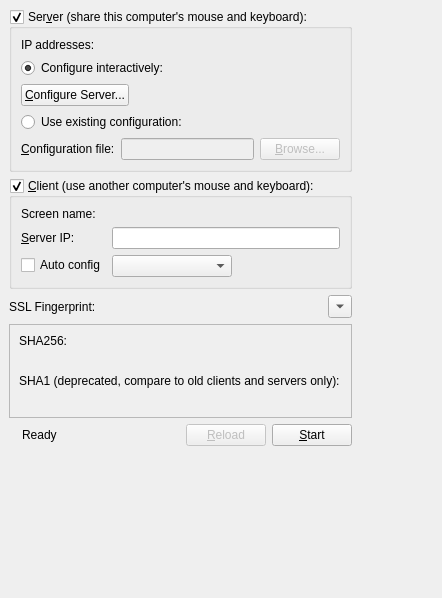
<?xml version="1.0" encoding="UTF-8"?>
<ui version="4.0">
 <class>MainWindowBase</class>
 <widget class="QMainWindow" name="MainWindowBase">
  <property name="geometry">
   <rect>
    <x>0</x>
    <y>0</y>
    <width>442</width>
    <height>598</height>
   </rect>
  </property>
  <property name="sizePolicy">
   <sizepolicy hsizetype="Fixed" vsizetype="Fixed">
    <horstretch>0</horstretch>
    <verstretch>0</verstretch>
   </sizepolicy>
  </property>
  <property name="windowTitle">
   <string>SKVM</string>
  </property>
  <widget class="QWidget" name="centralwidget">
   <layout class="QVBoxLayout" name="verticalLayout_2">
    <property name="sizeConstraint">
     <enum>QLayout::SetFixedSize</enum>
    </property>
    <item>
     <widget class="QGroupBox" name="m_pGroupServer">
      <property name="sizePolicy">
       <sizepolicy hsizetype="Preferred" vsizetype="Preferred">
        <horstretch>0</horstretch>
        <verstretch>0</verstretch>
       </sizepolicy>
      </property>
      <property name="title">
       <string>Ser&amp;ver (share this computer's mouse and keyboard):</string>
      </property>
      <property name="checkable">
       <bool>true</bool>
      </property>
      <property name="checked">
       <bool>true</bool>
      </property>
      <layout class="QVBoxLayout">
       <item>
        <layout class="QFormLayout" name="formLayout">
         <property name="fieldGrowthPolicy">
          <enum>QFormLayout::AllNonFixedFieldsGrow</enum>
         </property>
         <item row="0" column="0">
          <widget class="QLabel" name="label_2">
           <property name="text">
            <string>IP addresses:</string>
           </property>
          </widget>
         </item>
         <item row="0" column="1">
          <widget class="QLabel" name="m_pLabelIpAddresses">
           <property name="text">
            <string notr="true"/>
           </property>
          </widget>
         </item>
        </layout>
       </item>
       <item>
        <widget class="QRadioButton" name="m_pRadioInternalConfig">
         <property name="text">
          <string>Configure interactively:</string>
         </property>
         <property name="checked">
          <bool>true</bool>
         </property>
        </widget>
       </item>
       <item>
        <layout class="QHBoxLayout" name="horizontalLayout_4">
         <item>
          <widget class="QPushButton" name="m_pButtonConfigureServer">
           <property name="text">
            <string>&amp;Configure Server...</string>
           </property>
          </widget>
         </item>
         <item>
          <spacer>
           <property name="orientation">
            <enum>Qt::Horizontal</enum>
           </property>
           <property name="sizeHint" stdset="0">
            <size>
             <width>40</width>
             <height>20</height>
            </size>
           </property>
          </spacer>
         </item>
        </layout>
       </item>
       <item>
        <widget class="QRadioButton" name="m_pRadioExternalConfig">
         <property name="text">
          <string>Use existing configuration:</string>
         </property>
        </widget>
       </item>
       <item>
        <layout class="QHBoxLayout">
         <item>
          <widget class="QLabel" name="m_pLabelConfigurationFile">
           <property name="text">
            <string>&amp;Configuration file:</string>
           </property>
           <property name="buddy">
            <cstring>m_pLineEditConfigFile</cstring>
           </property>
          </widget>
         </item>
         <item>
          <widget class="QLineEdit" name="m_pLineEditConfigFile">
           <property name="enabled">
            <bool>false</bool>
           </property>
          </widget>
         </item>
         <item>
          <widget class="QPushButton" name="m_pButtonBrowseConfigFile">
           <property name="enabled">
            <bool>false</bool>
           </property>
           <property name="text">
            <string>&amp;Browse...</string>
           </property>
          </widget>
         </item>
        </layout>
       </item>
      </layout>
     </widget>
    </item>
    <item>
     <widget class="QGroupBox" name="m_pGroupClient">
      <property name="sizePolicy">
       <sizepolicy hsizetype="Preferred" vsizetype="Preferred">
        <horstretch>0</horstretch>
        <verstretch>0</verstretch>
       </sizepolicy>
      </property>
      <property name="title">
       <string>&amp;Client (use another computer's mouse and keyboard):</string>
      </property>
      <property name="checkable">
       <bool>true</bool>
      </property>
      <property name="checked">
       <bool>true</bool>
      </property>
      <layout class="QFormLayout" name="formLayout_3">
       <property name="fieldGrowthPolicy">
        <enum>QFormLayout::AllNonFixedFieldsGrow</enum>
       </property>
       <item row="0" column="0">
        <widget class="QLabel" name="label_5">
         <property name="text">
          <string>Screen name:</string>
         </property>
        </widget>
       </item>
       <item row="0" column="1">
        <widget class="QLabel" name="m_pLabelScreenName">
         <property name="text">
          <string notr="true"/>
         </property>
        </widget>
       </item>
       <item row="2" column="0">
        <widget class="QLabel" name="m_pLabelServerName">
         <property name="text">
          <string>&amp;Server IP:</string>
         </property>
         <property name="buddy">
          <cstring>m_pLineEditHostname</cstring>
         </property>
        </widget>
       </item>
       <item row="2" column="1">
        <widget class="QLineEdit" name="m_pLineEditHostname"/>
       </item>
       <item row="3" column="0">
        <widget class="QCheckBox" name="m_pCheckBoxAutoConfig">
         <property name="text">
          <string>Auto config</string>
         </property>
        </widget>
       </item>
       <item row="3" column="1">
        <widget class="QComboBox" name="m_pComboServerList">
         <property name="sizePolicy">
          <sizepolicy hsizetype="Maximum" vsizetype="Preferred">
           <horstretch>0</horstretch>
           <verstretch>0</verstretch>
          </sizepolicy>
         </property>
         <property name="minimumSize">
          <size>
           <width>120</width>
           <height>0</height>
          </size>
         </property>
        </widget>
       </item>
      </layout>
     </widget>
    </item>
    <item>
     <layout class="QHBoxLayout" name="horizontalLayout_3">
      <item>
       <widget class="QLabel" name="m_pLabelFingerprint">
        <property name="sizePolicy">
         <sizepolicy hsizetype="Maximum" vsizetype="Preferred">
          <horstretch>0</horstretch>
          <verstretch>0</verstretch>
         </sizepolicy>
        </property>
        <property name="text">
         <string>SSL Fingerprint:</string>
        </property>
       </widget>
      </item>
      <item>
       <widget class="QLabel" name="m_pLabelLocalFingerprint">
        <property name="text">
         <string/>
        </property>
        <property name="textFormat">
         <enum>Qt::PlainText</enum>
        </property>
       </widget>
      </item>
      <item>
       <widget class="QToolButton" name="toolbutton_show_fingerprint">
        <property name="text">
         <string>...</string>
        </property>
        <property name="arrowType">
         <enum>Qt::DownArrow</enum>
        </property>
       </widget>
      </item>
     </layout>
    </item>
    <item>
     <widget class="QFrame" name="frame_fingerprint_details">
      <property name="frameShape">
       <enum>QFrame::StyledPanel</enum>
      </property>
      <property name="frameShadow">
       <enum>QFrame::Raised</enum>
      </property>
      <layout class="QGridLayout" name="gridLayout">
       <property name="sizeConstraint">
        <enum>QLayout::SetMinimumSize</enum>
       </property>
       <item row="1" column="1">
        <widget class="QLabel" name="label_sha256_randomart">
         <property name="font">
          <font>
           <family>Courier</family>
          </font>
         </property>
         <property name="text">
          <string/>
         </property>
         <property name="textInteractionFlags">
          <set>Qt::LinksAccessibleByMouse|Qt::TextSelectableByMouse</set>
         </property>
        </widget>
       </item>
       <item row="2" column="0" colspan="2">
        <widget class="QLabel" name="label_sha1">
         <property name="text">
          <string>SHA1 (deprecated, compare to old clients and servers only):</string>
         </property>
        </widget>
       </item>
       <item row="3" column="0" colspan="2">
        <widget class="QLabel" name="label_sha1_fingerprint_full">
         <property name="text">
          <string/>
         </property>
         <property name="textInteractionFlags">
          <set>Qt::LinksAccessibleByMouse|Qt::TextSelectableByMouse</set>
         </property>
        </widget>
       </item>
       <item row="0" column="0" colspan="2">
        <widget class="QLabel" name="label_sha256">
         <property name="text">
          <string>SHA256:</string>
         </property>
        </widget>
       </item>
       <item row="1" column="0">
        <widget class="QLabel" name="label_sha256_fingerprint_full">
         <property name="text">
          <string/>
         </property>
         <property name="textInteractionFlags">
          <set>Qt::LinksAccessibleByMouse|Qt::TextSelectableByMouse</set>
         </property>
        </widget>
       </item>
      </layout>
     </widget>
    </item>
    <item>
     <layout class="QHBoxLayout" name="horizontalLayout">
      <property name="sizeConstraint">
       <enum>QLayout::SetDefaultConstraint</enum>
      </property>
      <item>
       <widget class="QLabel" name="m_pLabelPadlock">
        <property name="enabled">
         <bool>true</bool>
        </property>
        <property name="text">
         <string/>
        </property>
        <property name="pixmap">
         <pixmap resource="../res/SKVM.qrc">:/res/icons/16x16/padlock.png</pixmap>
        </property>
       </widget>
      </item>
      <item>
       <widget class="QLabel" name="m_pStatusLabel">
        <property name="text">
         <string>Ready</string>
        </property>
       </widget>
      </item>
      <item>
       <spacer name="spacer">
        <property name="orientation">
         <enum>Qt::Horizontal</enum>
        </property>
        <property name="sizeHint" stdset="0">
         <size>
          <width>40</width>
          <height>20</height>
         </size>
        </property>
       </spacer>
      </item>
      <item>
       <widget class="QPushButton" name="m_pButtonReload">
        <property name="enabled">
         <bool>false</bool>
        </property>
        <property name="text">
         <string>&amp;Reload</string>
        </property>
       </widget>
      </item>
      <item>
       <widget class="QPushButton" name="m_pButtonToggleStart">
        <property name="text">
         <string>&amp;Start</string>
        </property>
       </widget>
      </item>
     </layout>
    </item>
   </layout>
  </widget>
  <action name="m_pActionAbout">
   <property name="text">
    <string>&amp;About SKVM...</string>
   </property>
   <property name="shortcut">
    <string notr="true"/>
   </property>
  </action>
  <action name="m_pActionQuit">
   <property name="text">
    <string>&amp;Quit</string>
   </property>
   <property name="statusTip">
    <string>Quit</string>
   </property>
   <property name="shortcut">
    <string notr="true">Ctrl+Q</string>
   </property>
  </action>
  <action name="m_pActionStartCmdApp">
   <property name="text">
    <string>&amp;Start</string>
   </property>
   <property name="statusTip">
    <string>Run</string>
   </property>
   <property name="shortcut">
    <string notr="true">Ctrl+S</string>
   </property>
  </action>
  <action name="m_pActionStopCmdApp">
   <property name="enabled">
    <bool>false</bool>
   </property>
   <property name="text">
    <string>S&amp;top</string>
   </property>
   <property name="statusTip">
    <string>Stop</string>
   </property>
   <property name="shortcut">
    <string notr="true">Ctrl+T</string>
   </property>
  </action>
  <action name="m_pActionMinimize">
   <property name="text">
    <string>&amp;Hide</string>
   </property>
   <property name="toolTip">
    <string>Hide</string>
   </property>
   <property name="shortcut">
    <string notr="true">F5</string>
   </property>
  </action>
  <action name="m_pActionRestore">
   <property name="text">
    <string>&amp;Show</string>
   </property>
   <property name="toolTip">
    <string>Show</string>
   </property>
   <property name="shortcut">
    <string notr="true"/>
   </property>
  </action>
  <action name="m_pActionSave">
   <property name="text">
    <string>S&amp;ave configuration</string>
   </property>
   <property name="statusTip">
    <string>Save the interactively generated server configuration to a file.</string>
   </property>
   <property name="shortcut">
    <string notr="true">Ctrl+Alt+S</string>
   </property>
  </action>
  <action name="m_pActionSettings">
   <property name="text">
    <string>Change &amp;Settings</string>
   </property>
   <property name="statusTip">
    <string>Edit settings</string>
   </property>
   <property name="shortcut">
    <string notr="true">F4</string>
   </property>
  </action>
  <action name="m_pActionShowLog">
   <property name="text">
    <string>Show &amp;Log</string>
   </property>
   <property name="toolTip">
    <string>Show Log</string>
   </property>
   <property name="shortcut">
    <string notr="true">F2</string>
   </property>
  </action>
  <action name="m_pActionHelp">
   <property name="text">
    <string>Online docs...</string>
   </property>
   <property name="toolTip">
    <string>Online docs</string>
   </property>
  </action>
 </widget>
 <resources>
  <include location="../res/SKVM.qrc"/>
 </resources>
 <connections>
  <connection>
   <sender>m_pRadioExternalConfig</sender>
   <signal>toggled(bool)</signal>
   <receiver>m_pLineEditConfigFile</receiver>
   <slot>setEnabled(bool)</slot>
   <hints>
    <hint type="sourcelabel">
     <x>156</x>
     <y>179</y>
    </hint>
    <hint type="destinationlabel">
     <x>169</x>
     <y>209</y>
    </hint>
   </hints>
  </connection>
  <connection>
   <sender>m_pRadioExternalConfig</sender>
   <signal>toggled(bool)</signal>
   <receiver>m_pButtonBrowseConfigFile</receiver>
   <slot>setEnabled(bool)</slot>
   <hints>
    <hint type="sourcelabel">
     <x>353</x>
     <y>182</y>
    </hint>
    <hint type="destinationlabel">
     <x>356</x>
     <y>211</y>
    </hint>
   </hints>
  </connection>
  <connection>
   <sender>m_pRadioInternalConfig</sender>
   <signal>toggled(bool)</signal>
   <receiver>m_pButtonConfigureServer</receiver>
   <slot>setEnabled(bool)</slot>
   <hints>
    <hint type="sourcelabel">
     <x>204</x>
     <y>244</y>
    </hint>
    <hint type="destinationlabel">
     <x>212</x>
     <y>274</y>
    </hint>
   </hints>
  </connection>
  <connection>
   <sender>m_pButtonToggleStart</sender>
   <signal>clicked()</signal>
   <receiver>m_pActionStartCmdApp</receiver>
   <slot>trigger()</slot>
   <hints>
    <hint type="sourcelabel">
     <x>361</x>
     <y>404</y>
    </hint>
    <hint type="destinationlabel">
     <x>-1</x>
     <y>-1</y>
    </hint>
   </hints>
  </connection>
 </connections>
</ui>
